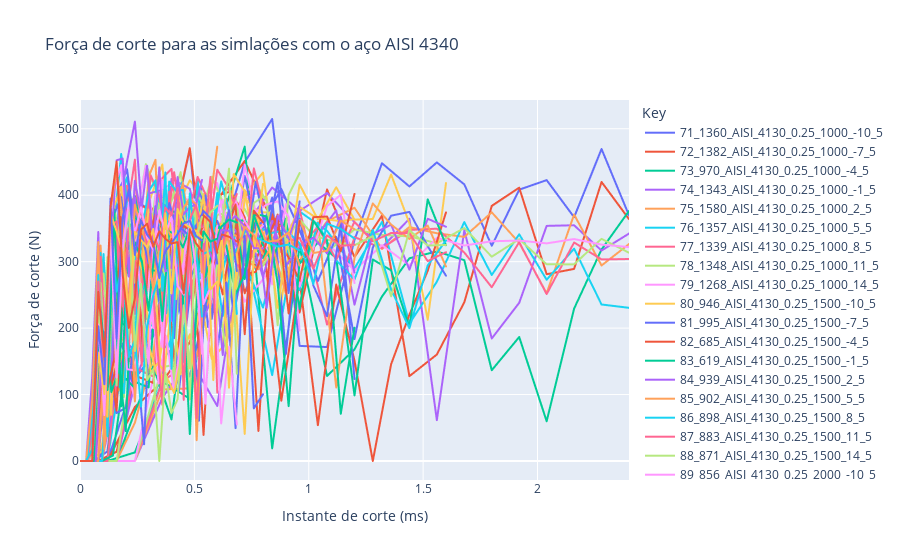

Notebook source saved alongside this figure:
### Code cell
import plotly.express as px

fig = px.line(df_pivoted_2[df_pivoted_2["material"]=="AISI_4130"], x="x", y="y", color='Key',
                            labels={
                     "y": "Força de corte (N)",
                     "x": "Instante de corte (ms)",
                 },
                title="Força de corte para as simlações com o aço AISI 4340")
fig.show()
